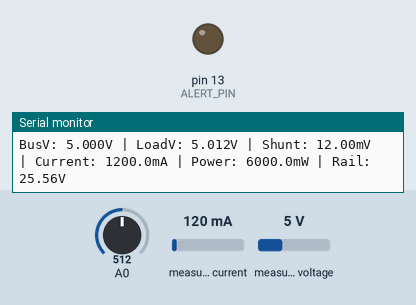
Simulated run of this sketch. Board: Arduino Uno, built with avr-gcc and run on an emulated ATmega328P. On the bench: output pins drawn as LEDs (lit = HIGH), the last lines printed to the serial monitor. Wiring (inferred from the names in the program): INA219 current sensor at I2C address 0x40. The inputs (shaded band) are chosen by the test bench; at power-on: measured current 120 mA, A0 = 512, measured voltage 5 V.

Above: at 1.4 s.
1.5 s: measured current set to 187 mA
4.6 s: measured current set to 222 mA
At 5.8 s:
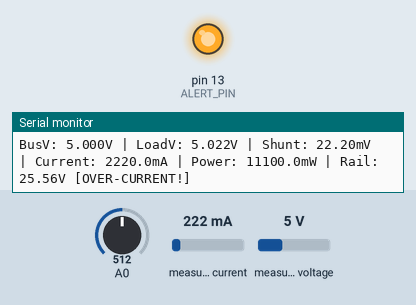
6.1 s: A0 set to 583
7.6 s: A0 set to 619
Timing chart, 0 to 10.6 s (numbered marks = the images above; inputs shaded):
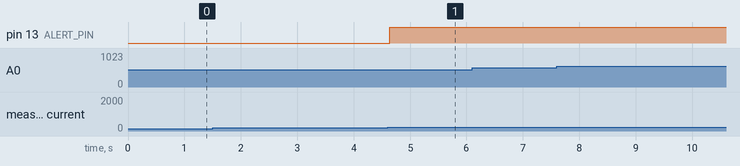

The sketch:

Day_59_Voltage_Monitor.ino
```cpp
/*
 * 100 Projects with Arduino - Day 59
 * Project: Precision Voltage & Current Monitor (ADC + INA219 I2C Power Sensor)
 *
 * DESCRIPTION:
 * This project implements a high-precision power monitoring system using two methods:
 *  1. INA219 I2C Current/Power Sensor: Measures bus voltage, shunt voltage, current,
 *     and power by reading internal 12-bit ADC registers over I2C without any library.
 *  2. Arduino Raw ADC: Monitors an external voltage rail (up to ~50V with resistor
 *     divider) using the 10-bit ADC and an over-voltage alert threshold.
 *
 * INA219 I2C REGISTER MAP:
 *  0x00 = Configuration Register (12-bit mode, range, averaging)
 *  0x01 = Shunt Voltage Register (signed 16-bit, LSB = 10 uV)
 *  0x02 = Bus Voltage Register   (12-bit result in bits 15:3, LSB = 4 mV)
 *  0x03 = Power Register         (12-bit, calibrated LSB based on Cal register)
 *  0x04 = Current Register       (12-bit signed, calibrated LSB)
 *  0x05 = Calibration Register   (Cal = trunc(0.04096 / (Current_LSB * R_shunt)))
 *
 * CALIBRATION MATH:
 *  R_shunt     = 0.1 Ohm (typical inline shunt resistor)
 *  Current_LSB = 0.001 A (1 mA resolution)
 *  Cal         = trunc(0.04096 / (0.001 * 0.1)) = 4096 = 0x1000
 *  Current_mA  = Current_Reg * Current_LSB * 1000
 *  Power_mW    = Power_Reg   * 20 * Current_LSB * 1000
 *
 * RESISTOR DIVIDER (external voltage rail monitoring):
 *  R1 = 47k (top), R2 = 5.1k (bottom to GND)
 *  V_arduino_pin = V_rail * R2 / (R1 + R2) < 5V (safe for ADC)
 *  V_rail = V_arduino_pin * (R1 + R2) / R2
 *  With 10-bit ADC: V_arduino_pin = ADC_count * (5.0 / 1023.0)
 *
 * WIRING:
 *  INA219 VCC  -> 3.3V or 5V
 *  INA219 GND  -> GND
 *  INA219 SDA  -> A4
 *  INA219 SCL  -> A5
 *  INA219 IN+  -> Positive terminal of load supply rail
 *  INA219 IN-  -> Negative terminal / IN+ side of shunt resistor
 *  External voltage divider middle point -> A0
 */

#include <Wire.h>

// --- INA219 I2C ADDRESS ---
// Default address: 0x40 (A0=GND, A1=GND)
const uint8_t INA219_ADDR = 0x40;

// --- INA219 REGISTER ADDRESSES ---
const uint8_t REG_CONFIG = 0x00;
const uint8_t REG_SHUNT_V = 0x01;
const uint8_t REG_BUS_V = 0x02;
const uint8_t REG_POWER = 0x03;
const uint8_t REG_CURRENT = 0x04;
const uint8_t REG_CALIBRATION = 0x05;

// --- CALIBRATION VALUES ---
// R_shunt = 0.1 Ohm, Current_LSB = 1 mA
// Cal = trunc(0.04096 / (0.001 * 0.1)) = 4096
const uint16_t CAL_VALUE = 4096;
const float CURRENT_LSB = 0.001f;  // 1 mA per count

// --- RESISTOR DIVIDER CONSTANTS (for external rail monitoring) ---
const float R1 = 47000.0f;                   // 47k top resistor (Ohms)
const float R2 = 5100.0f;                    // 5.1k bottom resistor (Ohms)
const float DIVIDER_RATIO = (R1 + R2) / R2;  // = (47000+5100)/5100 ≈ 10.22

// --- ALERT THRESHOLDS ---
const float OVERVOLTAGE_THRESHOLD = 30.0f;  // Volts — alert if rail exceeds this
const float OVERCURRENT_THRESHOLD = 2.0f;   // Amps — alert if current exceeds this
const int ALERT_PIN = 13;

void setup() {
  Serial.begin(9600);
  Wire.begin();
  pinMode(ALERT_PIN, OUTPUT);

  // Write INA219 Configuration Register
  // Config: 32V bus range, ±320mV shunt, 12-bit 128-sample averaging
  // BRNG=1 (32V), PG=11 (±320mV), BADC=1111 (128 avg), SADC=1111 (128 avg), MODE=111 (continuous)
  uint16_t config = 0b0011111111111111;
  writeRegister16(INA219_ADDR, REG_CONFIG, config);
  delay(1);  // Let ADC settle after config

  // Write Calibration Register
  writeRegister16(INA219_ADDR, REG_CALIBRATION, CAL_VALUE);

  Serial.println(F("[ INA219 ] Power Monitor initialized."));
  Serial.println(F("[ ADC    ] External voltage rail monitor on A0 (R1=47k, R2=5.1k)."));
  printHeader();
}

void loop() {
  // --- Read INA219 over I2C ---
  // Bus Voltage: bits 15:3 = voltage, bit 1 = CNVR (conversion ready), bit 0 = OVF
  uint16_t rawBus = readRegister16(INA219_ADDR, REG_BUS_V);
  int16_t rawShunt = (int16_t)readRegister16(INA219_ADDR, REG_SHUNT_V);
  int16_t rawCurr = (int16_t)readRegister16(INA219_ADDR, REG_CURRENT);
  uint16_t rawPow = readRegister16(INA219_ADDR, REG_POWER);

  // Convert to physical units
  float busVoltage_V = (float)(rawBus >> 3) * 0.004f;      // LSB = 4 mV
  float shuntVoltage_mV = (float)rawShunt * 0.01f;         // LSB = 10 uV = 0.01 mV
  float current_mA = (float)rawCurr * CURRENT_LSB * 1000;  // mA
  float power_mW = (float)rawPow * 20.0f * CURRENT_LSB * 1000;
  float loadVoltage_V = busVoltage_V + (shuntVoltage_mV / 1000.0f);

  // --- Read external rail voltage via raw ADC ---
  int rawADC = analogRead(A0);
  float pinVoltage = (float)rawADC * (5.0f / 1023.0f);
  float railVoltage = pinVoltage * DIVIDER_RATIO;

  // --- Alert logic ---
  bool overV = (railVoltage > OVERVOLTAGE_THRESHOLD);
  bool overI = (current_mA / 1000.0f > OVERCURRENT_THRESHOLD);
  digitalWrite(ALERT_PIN, (overV || overI) ? HIGH : LOW);

  // --- Print readings ---
  Serial.print(F("BusV: "));
  Serial.print(busVoltage_V, 3);
  Serial.print(F("V | LoadV: "));
  Serial.print(loadVoltage_V, 3);
  Serial.print(F("V | Shunt: "));
  Serial.print(shuntVoltage_mV, 2);
  Serial.print(F("mV | Current: "));
  Serial.print(current_mA, 1);
  Serial.print(F("mA | Power: "));
  Serial.print(power_mW, 1);
  Serial.print(F("mW | Rail: "));
  Serial.print(railVoltage, 2);
  Serial.print(F("V"));
  if (overV) Serial.print(F(" [OVER-VOLTAGE!]"));
  if (overI) Serial.print(F(" [OVER-CURRENT!]"));
  Serial.println();

  delay(500);
}

// --- I2C HELPER: Write 16-bit value to a register ---
void writeRegister16(uint8_t addr, uint8_t reg, uint16_t value) {
  Wire.beginTransmission(addr);
  Wire.write(reg);
  Wire.write((value >> 8) & 0xFF);  // MSB first
  Wire.write(value & 0xFF);         // LSB second
  Wire.endTransmission();
}

// --- I2C HELPER: Read 16-bit value from a register ---
uint16_t readRegister16(uint8_t addr, uint8_t reg) {
  Wire.beginTransmission(addr);
  Wire.write(reg);
  Wire.endTransmission(false);  // Repeated START for read
  Wire.requestFrom(addr, (uint8_t)2);
  uint16_t result = 0;
  if (Wire.available() >= 2) {
    result = (uint16_t)Wire.read() << 8;  // MSB
    result |= (uint16_t)Wire.read();      // LSB
  }
  return result;
}

// --- Print table header ---
void printHeader() {
  Serial.println(F("----------------------------------------------------------------------"));
  Serial.println(F("BusV | LoadV | Shunt(mV) | Current(mA) | Power(mW) | Rail(V)"));
  Serial.println(F("----------------------------------------------------------------------"));
}
```

Measured:
- the behaviour switches between 200 and 201 mA on measured current (found by bisection; images 0 and 1)
- after the input at 4.6 s, pin 13 (ALERT_PIN): LOW → HIGH at once
